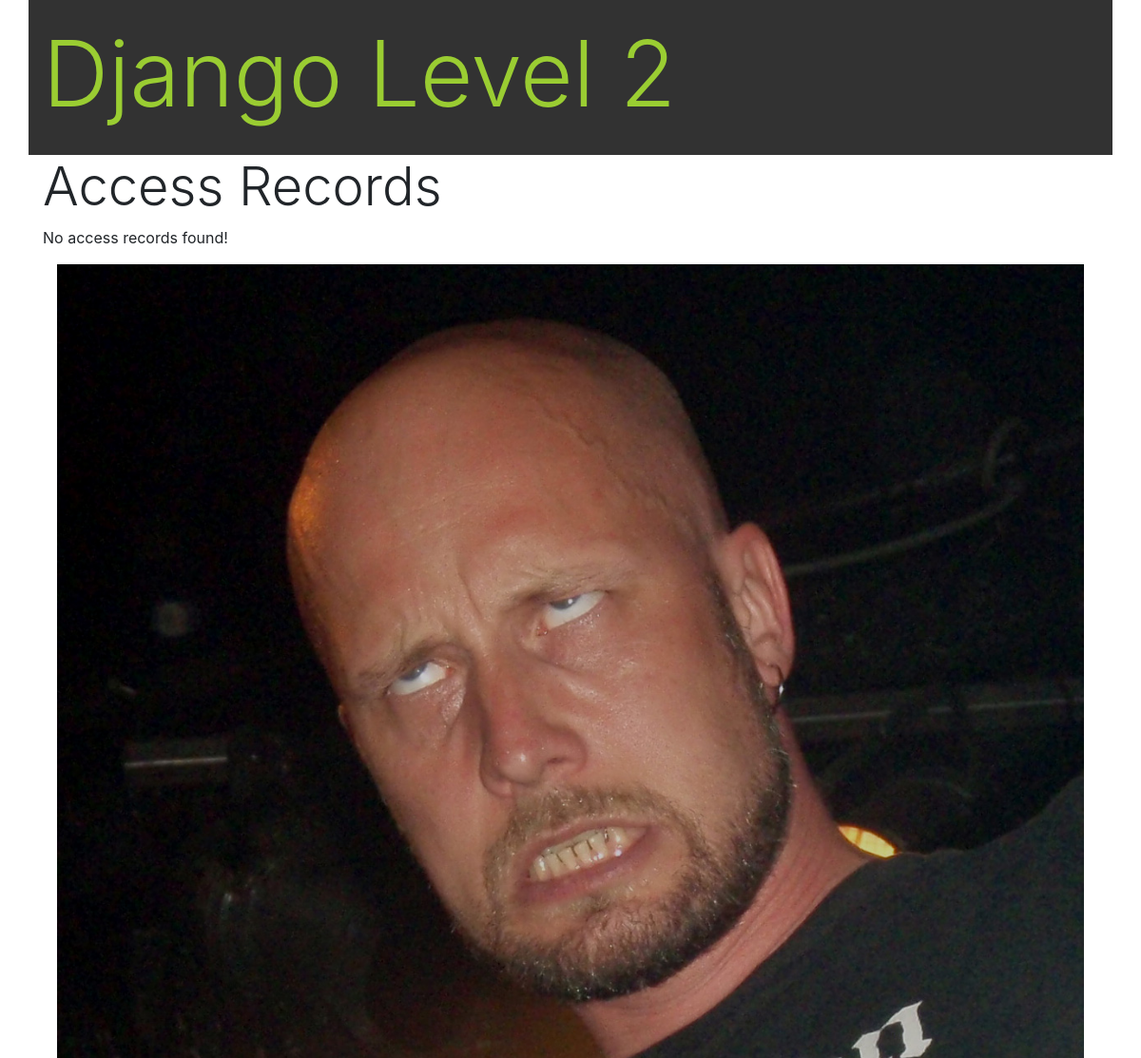
The app's page /, older data.
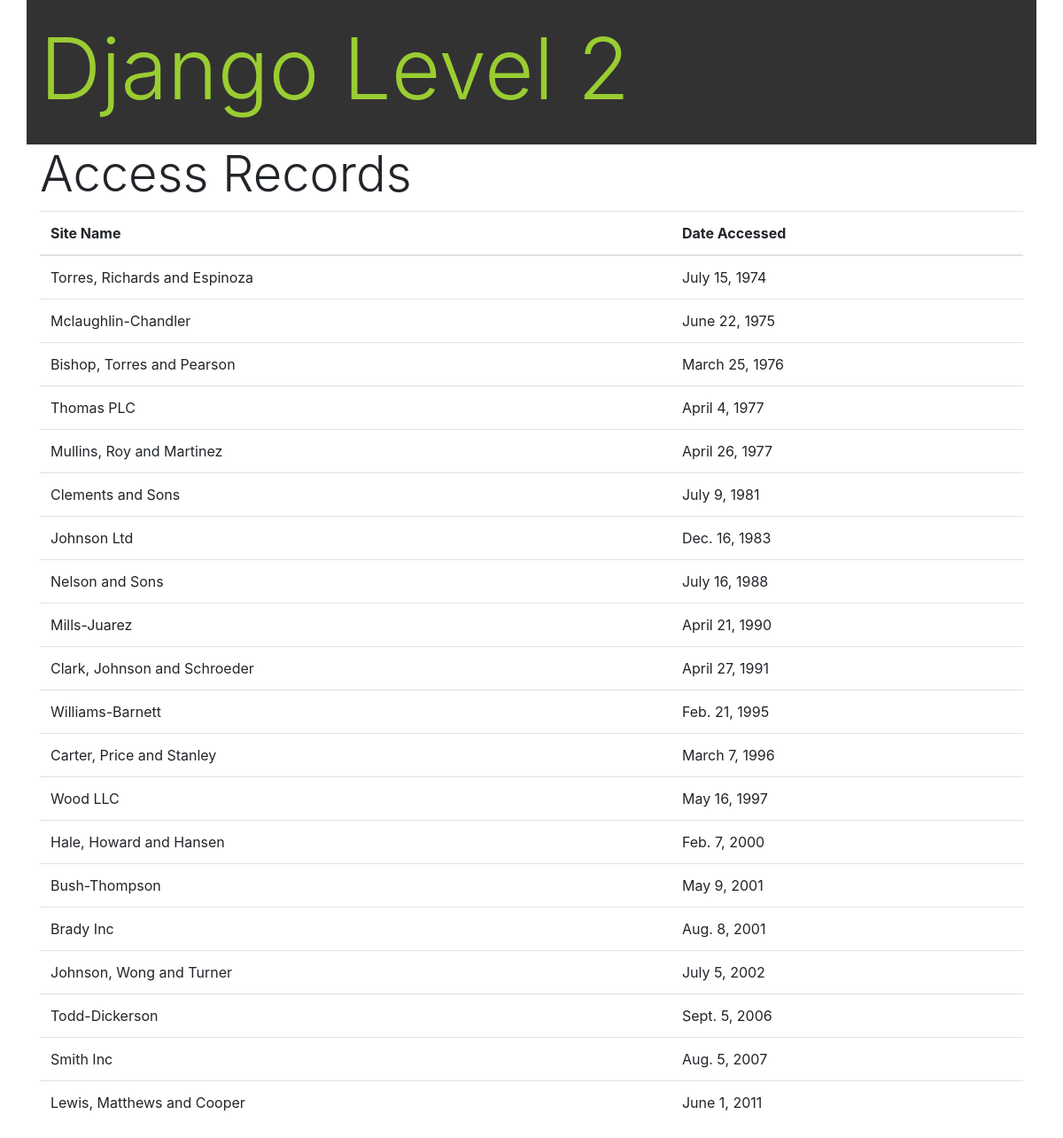
The same page, newer data.
### first_app/models.py (models this page shows, shortened)
class AccessRecord(models.Model):
    name = models.ForeignKey(Webpage, on_delete=models.CASCADE)
    date = models.DateField()

class Webpage(models.Model):
    topic = models.ForeignKey(Topic, on_delete=models.CASCADE)
    name = models.CharField(max_length=264, unique=True)
    url = models.URLField(unique=True)
    def __str__(self):
        return self.name

### first_app/views.py (the view)
# urls.py: path('', views.index, name='index'),
def index(request: HttpRequest) -> HttpResponse:
    webpages_list = AccessRecord.objects.order_by('date')
    date_dict = {'access_records': webpages_list}
    return render(request, 'first_app/index.html', context=date_dict)

### templates/first_app/index.html (shortened to what this page needs)
<!DOCTYPE html>
{% load static %}
<html lang="en">
<head>
  <link rel="stylesheet" href="https://cdnjs.cloudflare.com/ajax/libs/twitter-bootstrap/4.6.0/css/bootstrap.min.css" />
  <link rel="stylesheet" href="https://cdnjs.cloudflare.com/ajax/libs/font-awesome/5.15.2/css/all.min.css" />
  <link rel="stylesheet" href="{% static 'css/styles.css' %}" />
</head>
<body>
  <header class="container">
    <h1 class="display-1">Django Level 2</h1>
  </header>
  <div class="container">
    <h2 class="display-4">Access Records</h2>
    <div class="djangotwo">
      {% if access_records %}
      <table class="table table-hover">
        <thead>
          <th>Site Name</th>
          <th>Date Accessed</th>
        </thead>
        <tbody>
          {% for record in access_records %}
          <tr>
            <td>{{ record.name }}</td>
            <td>{{ record.date }}</td>
          </tr>
          {% endfor %}
        </tbody>
      </table>
      {% else %}
      <p>No access records found!</p>
      <div class="container">
        <img class="img-fluid" src="{% static 'images/jens.jpg' %}" alt="Upset face">
      </div>
      {% endif %}
    </div>
  </div>
</body>
</html>

### static/css/styles.css (style rules this page uses)
header { padding: 20px; background-color: rgb(50, 50, 50); }
h1 { color: yellowgreen; }

Row changes from the older to the newer data that the page shows:
added AccessRecord: name "Torres, Richards and Espinoza", date "July 15, 1974"
added AccessRecord: name "Mclaughlin-Chandler", date "June 22, 1975"
added AccessRecord: name "Bishop, Torres and Pearson", date "March 25, 1976"
added AccessRecord: name "Thomas PLC", date "April 4, 1977"
added AccessRecord: name "Mullins, Roy and Martinez", date "April 26, 1977"
added AccessRecord: name "Clements and Sons", date "July 9, 1981"
added AccessRecord: name "Johnson Ltd", date "Dec. 16, 1983"
added AccessRecord: name "Nelson and Sons", date "July 16, 1988"
added AccessRecord: name "Mills-Juarez", date "April 21, 1990"
added AccessRecord: name "Clark, Johnson and Schroeder", date "April 27, 1991"
added AccessRecord: name "Williams-Barnett", date "Feb. 21, 1995"
added AccessRecord: name "Carter, Price and Stanley", date "March 7, 1996"
added AccessRecord: name "Wood LLC", date "May 16, 1997"
added AccessRecord: name "Hale, Howard and Hansen", date "Feb. 7, 2000"
added AccessRecord: name "Bush-Thompson", date "May 9, 2001"
added AccessRecord: name "Brady Inc", date "Aug. 8, 2001"
added AccessRecord: name "Johnson, Wong and Turner", date "July 5, 2002"
added AccessRecord: name "Todd-Dickerson", date "Sept. 5, 2006"
added AccessRecord: name "Smith Inc", date "Aug. 5, 2007"
added AccessRecord: name "Lewis, Matthews and Cooper", date "June 1, 2011"
Text that changed along with them:
text no longer shown: "No access records found!"
text now shown: "Site Name Date Accessed"
